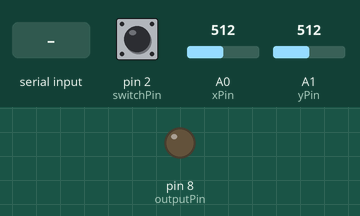
Recording of a sketch running on a simulated Arduino Uno, built with avr-gcc and run on an emulated ATmega328P. Shown: output pins drawn as LEDs (lit = HIGH). The inputs (shaded band) are chosen by the test bench; at power-on: pin 2 (switchPin) HIGH, A0 (xPin) = 512, A1 (yPin) = 512. What the sketch prints to the serial monitor is not drawn.

Above: at 1.2 s.
1.3 s: byte 1 (1) received over Serial
At 1.7 s:
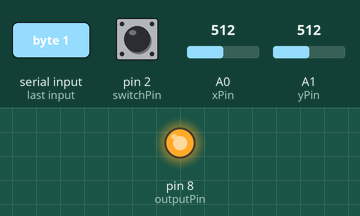
Timing chart, 0 to 4.3 s (numbered marks = the images above; inputs shaded):
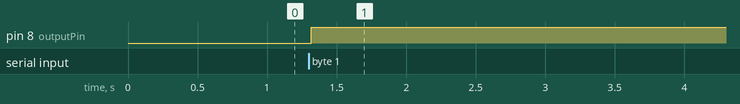

Measured:
- after the input at 1.3 s, pin 8 (outputPin): LOW → HIGH at once

The sketch:

Web.ino
```cpp
/*
  Web

  with help from servo-with-gui by Blair Subbaraman

  Prints 3 input values (X, Y, switch) from the joystick to serial output.
  Reads a boolean 1 or 0 from serial input to turn on or off the output device.

  The joystick is connected to X pin A0, Y pin A1, switch pin 2.
  The output device is connected to pin 7.

  2025 November 18
  Heidi Wang
*/

// pin for joystick X input
int xPin = A0;
// pin for joystick Y input
int yPin = A1;
// pin for joystick switch input
int switchPin = 2;
// pin for output device
int outputPin = 8;

// runs once
void setup() {
  // begin serial communication
  Serial.begin(9600);
  // provide power to the switch to allow it to begin working
  digitalWrite(switchPin, HIGH);
  // initialize the output pin as output
  pinMode(outputPin, OUTPUT);
}

// repeats indefinitely
void loop() {
  // write the x value from the joystick
  Serial.print(analogRead(xPin));
  // write a comma to delimit values
  Serial.print(",");
  // write the y value from the joystick
  Serial.print(analogRead(yPin));
  // write a comma to delimit values
  Serial.print(",");
  // write the switch value from the joystick and a \n char to complete a transmission
  Serial.println(digitalRead(switchPin));

  // if there's serial data
  if (Serial.available() > 0) {
    // read it
 	  int val = Serial.read();

    // use it to update the output pin
 	  if (val==1) {
      digitalWrite(outputPin, HIGH);
    }
    if (val==0) {
      digitalWrite(outputPin, LOW);
    }
  }

  // delay between actions
  delay(50);
}
```
